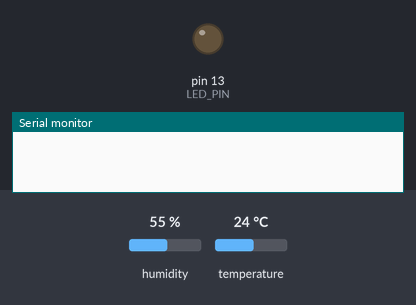
The sketch below on a simulated Arduino Uno, built with avr-gcc and run on an emulated ATmega328P. Shown: output pins drawn as LEDs (lit = HIGH), the last lines printed to the serial monitor. The test bench sets the inputs (shaded band); at power-on: humidity 55 %, temperature 24 °C.

Above: at 1.5 s.
At 6.2 s:
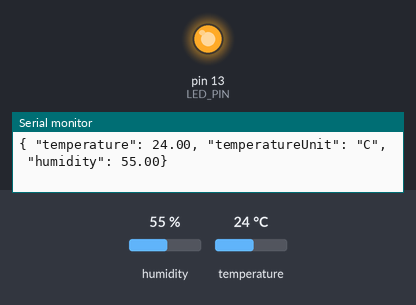
Timing chart, 0 to 6.9 s (numbered marks = the images above):
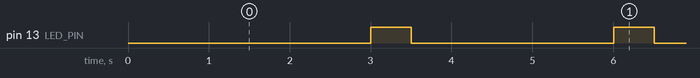

The sketch:

humidity_and_temperature_sensor.ino
```cpp
//www.elegoo.com
//2018.10.25

#include <dht_nonblocking.h>
#define DHT_SENSOR_TYPE DHT_TYPE_11

static const int DHT_SENSOR_PIN = 7;
static const int LED_PIN = 13;
DHT_nonblocking dht_sensor( DHT_SENSOR_PIN, DHT_SENSOR_TYPE );

/*
 * Initialize the serial port.
 */
void setup( )
{
  Serial.begin(9600);
  pinMode(LED_PIN, OUTPUT);   // initialize digital pin LED_PIN as an output.
  digitalWrite(LED_PIN, LOW); // keep the LED off until a measurement is made
}

/*
 * Poll for a measurement, keeping the state machine alive.  Returns
 * true if a measurement is available.
 */
static bool measure_environment( float *temperature, float *humidity )
{
  static unsigned long measurement_timestamp = millis( );

  /* Measure once every four seconds. */
  if( millis( ) - measurement_timestamp > 3000ul )
  {
    if( dht_sensor.measure( temperature, humidity ) == true )
    {
      measurement_timestamp = millis( );
      return( true );
    }
  }

  return( false );
}

/*
 * Main program loop.
 */
void loop( )
{
  float temperature;
  float humidity;

  static unsigned long led_timestamp = millis( );

  /* Measure temperature and humidity. If the functions returns
     true, then a measurement is available. */
  if( measure_environment( &temperature, &humidity ) == true )
  {
    Serial.print( "{ \"temperature\": ");
    Serial.print(temperature);
    Serial.print( ", \"temperatureUnit\": \"C\", \"humidity\": " );
    Serial.print( humidity);
    Serial.println( "}" );

    digitalWrite( LED_PIN, HIGH ); // turn the LED on
    led_timestamp = millis( );
  }
  if ( ( millis( ) - led_timestamp ) > 500ul )
  {
    digitalWrite( LED_PIN, LOW ); // turn the LED off a second after the last measurement
  }
}
```

Measured:
- by itself, pin 13 (LED_PIN): alternates HIGH for 0.50 s and LOW for 2.5 s
